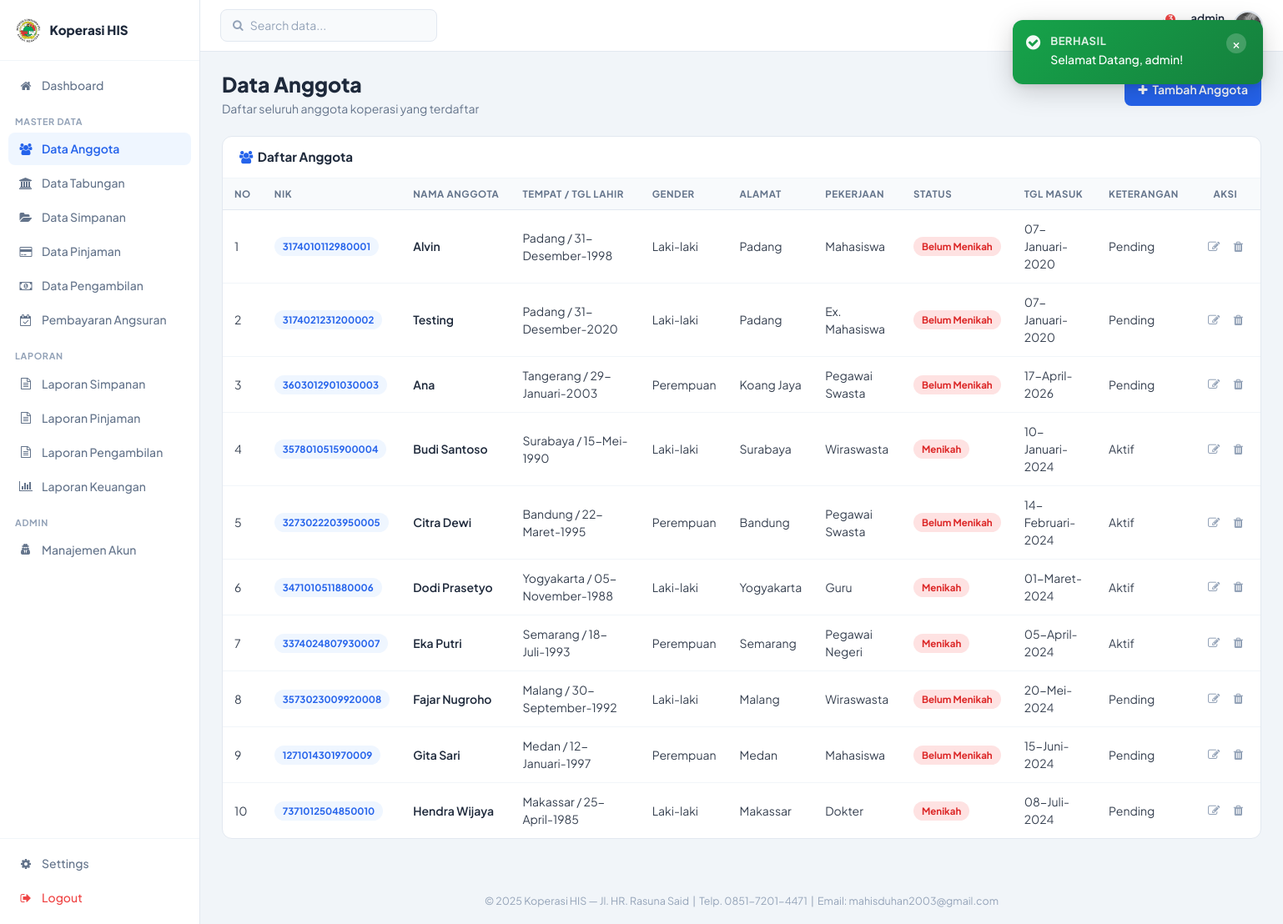
The app's page /admin/dataanggota.php (signed in) with its own data.
### tables this page shows
CREATE TABLE `tbl_anggota` (
  `id_anggota` varchar(6) NOT NULL,
  `nik` varchar(20) NOT NULL,
  `nama_anggota` varchar(30) NOT NULL,
  `tempat_lahir` varchar(20) NOT NULL,
  `tanggal_lahir` date NOT NULL,
  `gender` varchar(15) NOT NULL,
  `alamat` text NOT NULL,
  `pekerjaan` varchar(30) NOT NULL,
  `status` varchar(20) NOT NULL,
  `tanggal_masuk` date NOT NULL,
  `keterangan` varchar(10) NOT NULL
);

### admin/dataanggota.php (the view)
<?php
	include ("style/header.php");
	include ("style/sidebar.php");
	function tgl_indo($tanggal){
		$bulan = array(
			1 => 'Januari',
			'Februari',
			'Maret',
			'April',
			'Mei',
			'Juni',
			'Juli',
			'Agustus',
			'September',
			'Oktober',
			'November',
			'Desember',);
		$pecahkan = explode('-', $tanggal);
		return $pecahkan[2] . '-' . $bulan[(int)$pecahkan[1]] . '-' . $pecahkan[0];
	}
?>
<div class="sk-header-row">
  <div>
    <h1 class="sk-page-title">Data Anggota</h1>
    <p class="sk-page-subtitle">Daftar seluruh anggota koperasi yang terdaftar</p>
  </div>
  <div class="sk-page-actions">
    <a href="tambahanggota.php" class="sk-btn sk-btn-primary"><i class="fa fa-plus"></i> Tambah Anggota</a>
  </div>
</div>
<div class="sk-card">
  <div class="sk-card-header">
    <h5 class="sk-card-title"><i class="fa fa-users" style="color:#2563EB"></i>&nbsp; Daftar Anggota</h5>
  </div>
  <div class="sk-table-wrap">
    <table class="sk-table">
      <thead>
        <tr>
          <th>No</th>
          <th>NIK</th>
          <th>Nama Anggota</th>
          <th>Tempat / Tgl Lahir</th>
          <th>Gender</th>
          <th>Alamat</th>
          <th>Pekerjaan</th>
          <th>Status</th>
          <th>Tgl Masuk</th>
          <th>Keterangan</th>
          <th style="text-align:center;">Aksi</th>
        </tr>
      </thead>
      <tbody>
        <?php
        $no = 1;
        include ("../config/koneksi.php");
        $sql = mysqli_query($konek, "SELECT * FROM tbl_anggota");
        while ($data = mysqli_fetch_array($sql)){
        ?>
        <tr>
          <td><?php echo $no++; ?></td>
          <td><span class="sk-badge pokok"><?php echo $data['nik']; ?></span></td>
          <td>
            <div class="sk-member-name"><?php echo htmlspecialchars($data['nama_anggota']); ?></div>
          </td>
          <td><?php echo htmlspecialchars($data['tempat_lahir']); ?> / <?php echo tgl_indo($data['tanggal_lahir']); ?></td>
          <td><?php echo htmlspecialchars($data['gender']); ?></td>
          <td style="max-width:180px;"><?php echo htmlspecialchars($data['alamat']); ?></td>
          <td><?php echo htmlspecialchars($data['pekerjaan']); ?></td>
          <td>
            <?php
            $st = strtolower($data['status']);
            $cls = ($st==='aktif') ? 'aktif' : 'non-aktif';
            echo '<span class="sk-badge '.$cls.'">'.htmlspecialchars($data['status']).'</span>';
            ?>
          </td>
          <td><?php echo tgl_indo($data['tanggal_masuk']); ?></td>
          <td><?php echo htmlspecialchars($data['keterangan']); ?></td>
          <td style="text-align:center;white-space:nowrap;">
            <a href="editanggota.php?kd=<?php echo $data['id_anggota']; ?>" class="sk-btn-icon-act" title="Edit"><i class="fa fa-edit"></i></a>
            <a href="hapusanggota.php?kd=<?php echo $data['id_anggota']; ?>" class="sk-btn-icon-act danger" title="Hapus" onclick="return confirm('Yakin hapus anggota ini?')"><i class="fa fa-trash"></i></a>
          </td>
        </tr>
        <?php } ?>
      </tbody>
    </table>
  </div>
</div>
<?php include ("style/footer.php"); ?>

### admin/style/header.php (shortened to what this page needs)
<!DOCTYPE html>
<html lang="id">
<head>
	<link rel="stylesheet" href="../assets/css/bootstrap.min.css">
	<link rel="stylesheet" href="../assets/font-awesome/css/font-awesome.min.css">
	<link rel="stylesheet" href="../assets/css/sekretaris-theme.css">
</head>

### admin/style/sidebar.php (shortened to what this page needs)
<?php
$cur = basename($_SERVER['PHP_SELF']);
function sk_nav($href, $icon, $label, $cur) {
    $active = ($cur === $href) ? ' active' : '';
    return '<a href="'.$href.'" class="sk-nav-item'.$active.'"><i class="fa '.$icon.'"></i> <span>'.$label.'</span></a>';
}
?>
<?php
include ("../config/koneksi.php");
$notif_pending  = mysqli_fetch_row(mysqli_query($konek,"SELECT COUNT(*) FROM tbl_anggota WHERE keterangan='Pending'"))[0] ?? 0;
$notif_pinjaman = mysqli_fetch_row(mysqli_query($konek,"SELECT COUNT(*) FROM tbl_pinjaman WHERE jumlah_pinjaman > 0"))[0] ?? 0;
$notif_baru     = mysqli_fetch_row(mysqli_query($konek,"SELECT COUNT(*) FROM tbl_anggota WHERE MONTH(tanggal_masuk)=MONTH(NOW()) AND YEAR(tanggal_masuk)=YEAR(NOW())"))[0] ?? 0;
$_ad_seen      = $_SESSION['ad_notif_seen'] ?? [];
$show_pending  = $notif_pending  > ($_ad_seen['pending']  ?? -1);
$show_baru     = $notif_baru     > ($_ad_seen['baru']     ?? -1);
$show_pinjaman = $notif_pinjaman > ($_ad_seen['pinjaman'] ?? -1);
$notif_count   = ($show_pending ? 1 : 0) + ($show_baru ? 1 : 0) + ($show_pinjaman ? 1 : 0);
mysqli_query($konek, "CREATE TABLE IF NOT EXISTS tbl_settings (setting_key VARCHAR(50) NOT NULL PRIMARY KEY, setting_value TEXT) ENGINE=InnoDB DEFAULT CHARSET=utf8mb4");
$_sk_def = ['nama_koperasi'=>'Koperasi HIS','alamat'=>'Jl. HR. Rasuna Said','telepon'=>'0851-7201-4471','email'=>'mahisduhan2003@gmail.com','deskripsi'=>'Sistem Informasi Manajemen Koperasi yang Modern, Transparan, dan Akuntabel. Kelola data anggota dan keuangan dengan lebih efisien.','logo_path'=>'','foto_hero'=>'','nama_pengurus'=>'Ibu Nurhasanah','foto_pengurus'=>'','quote_pengurus'=>'Kepuasan anggota adalah prioritas utama kami dalam melayani pemberdayaan ekonomi PKK.','wa_pengurus'=>'089981788858','syarat_anggota'=>"Kewarganegaraan INDONESIA asli.\nKeanggotaan bersifat perorangan dan bukan dalam bentuk badan hukum.\nBersedia membayar Simpanan Pokok dan Simpanan Wajib sesuai ketentuan yang ditetapkan.\nMenyetujui Anggaran Dasar, Anggaran Rumah Tangga dan ketentuan yang berlaku dalam Koperasi.", 'syarat_pinjaman'=>"Berstatus aktif sebagai Anggota Koperasi.\nMengisi Formulir Pinjaman secara lengkap.\nMenyerahkan Fotocopy KTP (Suami & Istri bagi yang sudah menikah).\nMenyerahkan Fotocopy KK, Rekening Listrik, Slip Gaji, dan dokumen Agunan.\nMelengkapi Pengajuan Pinjaman dengan Proposal Tujuan Penggunaan Dana.",'cta_judul'=>'Butuh Bantuan Administrasi?','cta_deskripsi'=>'Silakan hubungi tim pengurus atau buka modul data anggota untuk pengelolaan lebih lanjut.'];
foreach ($_sk_def as $_k => $_v) { $ek=mysqli_real_escape_string($konek,$_k); $ev=mysqli_real_escape_string($konek,$_v); mysqli_query($konek,"INSERT IGNORE INTO tbl_settings (setting_key,setting_value) VALUES ('$ek','$ev')"); }
$sk_settings = $_sk_def;
$_res = mysqli_query($konek, "SELECT setting_key, setting_value FROM tbl_settings");
while ($_r = mysqli_fetch_assoc($_res)) { $sk_settings[$_r['setting_key']] = $_r['setting_value']; }
?>
<body class="sk-body">
<div class="sk-wrap">
  <aside class="sk-sidebar">
    <div class="sk-sidebar-logo">
      <?php if (!empty($sk_settings['logo_path'])): ?>
      <img src="../<?php echo htmlspecialchars($sk_settings['logo_path']); ?>" alt="Logo" class="sk-sidebar-logo-img">
      <?php else: ?>
      <div class="sk-logo-icon">
        <svg viewBox="0 0 24 24"><path d="M12 2L2 7v10l10 5 10-5V7L12 2zm0 2.18L20 8v8l-8 4-8-4V8l8-3.82z"/></svg>
      </div>
      <?php endif; ?>
      <span class="sk-logo-text"><?php echo htmlspecialchars($sk_settings['nama_koperasi'] ?? 'Karya Sejahtera'); ?></span>
    </div>
    <nav class="sk-nav">
      <?php echo sk_nav('index.php','fa-home','Dashboard',$cur); ?>
      <div class="sk-nav-section">Master Data</div>
      <?php echo sk_nav('dataanggota.php','fa-users','Data Anggota',$cur); ?>
      <?php echo sk_nav('datatabungan.php','fa-bank','Data Tabungan',$cur); ?>
      <?php echo sk_nav('datasimpanan.php','fa-folder-open','Data Simpanan',$cur); ?>
      <?php echo sk_nav('datapinjaman.php','fa-credit-card','Data Pinjaman',$cur); ?>
      <?php echo sk_nav('datapengambilan.php','fa-money','Data Pengambilan',$cur); ?>
      <?php echo sk_nav('datapembayaran.php','fa-calendar-check-o','Pembayaran Angsuran',$cur); ?>
      <div class="sk-nav-section">Laporan</div>
      <?php echo sk_nav('laporansimpanan.php','fa-file-text-o','Laporan Simpanan',$cur); ?>
      <?php echo sk_nav('laporanpinjaman.php','fa-file-text-o','Laporan Pinjaman',$cur); ?>
      <?php echo sk_nav('laporanpengambilan.php','fa-file-text-o','Laporan Pengambilan',$cur); ?>
      <?php echo sk_nav('laporankeuangan.php','fa-bar-chart','Laporan Keuangan',$cur); ?>
      <div class="sk-nav-section">Admin</div>
      <?php echo sk_nav('manajemenakun.php','fa-user-secret','Manajemen Akun',$cur); ?>
    </nav>
    <div class="sk-sidebar-bottom">
      <a href="settings.php" class="sk-nav-item<?php echo ($cur==='settings.php')?' active':''; ?>"><i class="fa fa-cog"></i> <span>Settings</span></a>
      <a href="../logout.php" class="sk-nav-item sk-logout"><i class="fa fa-sign-out"></i> <span>Logout</span></a>
    </div>
  </aside>
  <div class="sk-main">
    <header class="sk-topbar">
      <div class="sk-topbar-search" id="searchWrap">
        <i class="fa fa-search"></i>
        <input type="text" placeholder="Search data..." id="searchInput" autocomplete="off">
      </div>
      <div class="sk-topbar-actions">
        <div class="sk-notif-wrap">
          <button class="sk-btn-icon" id="notifBtn">
            <i class="fa fa-bell-o"></i>
            <?php if ($notif_count > 0): ?>
            <span class="sk-notif-badge"><?php echo $notif_count; ?></span>
            <?php endif; ?>
          </button>
        </div>
        <div class="sk-user">
          <div class="sk-user-info">
            <span class="sk-user-name"><?php echo htmlspecialchars($_SESSION['username'] ?? 'Admin'); ?></span>
            <span class="sk-user-role">Admin</span>
          </div>
          <img src="../assets/dist/img/his.jpg" alt="Avatar" class="sk-avatar">
        </div>
      </div>
    </header>
    <div class="sk-content">
<?php if (!empty($_SESSION['flash'])): $f = $_SESSION['flash']; unset($_SESSION['flash']); ?>
<div id="flashToast" class="flash-toast flash-<?php echo htmlspecialchars($f['type']); ?>">
  <i class="flash-icon fa fa-<?php echo $f['type']==='success' ? 'check-circle' : 'exclamation-circle'; ?>"></i>
  <div class="flash-body">
    <span class="flash-title"><?php echo $f['type']==='success' ? 'Berhasil' : 'Gagal'; ?></span>
    <span class="flash-msg"><?php echo htmlspecialchars($f['msg']); ?></span>
  </div>
  <button class="flash-close" onclick="document.getElementById('flashToast').remove()">&times;</button>
</div>
<?php endif; ?>

### admin/style/footer.php (shortened to what this page needs)
    </div>
    <footer class="sk-footer">
      &copy; 2025 Koperasi HIS &mdash; Jl. HR. Rasuna Said &nbsp;|&nbsp; Telp. 0851-7201-4471 &nbsp;|&nbsp; Email: mahisduhan2003@gmail.com
    </footer>
  </div>
</div>
</body>
</html>

### records on screen
tbl_anggota: nik "3174010112980001", nama_anggota "Alvin", tempat_lahir "Padang", tanggal_lahir "31-Desember-1998", gender "Laki-laki", alamat "Padang", pekerjaan "Mahasiswa", status "Belum Menikah", tanggal_masuk "07-Januari-2020", keterangan "Pending"
tbl_anggota: nik "3174021231200002", nama_anggota "Testing", tempat_lahir "Padang", tanggal_lahir "31-Desember-2020", gender "Laki-laki", alamat "Padang", pekerjaan "Ex. Mahasiswa", status "Belum Menikah", tanggal_masuk "07-Januari-2020", keterangan "Pending"
tbl_anggota: nik "3603012901030003", nama_anggota "Ana", tempat_lahir "Tangerang", tanggal_lahir "29-Januari-2003", gender "Perempuan", alamat "Koang Jaya", pekerjaan "Pegawai Swasta", status "Belum Menikah", tanggal_masuk "17-April-2026", keterangan "Pending"
tbl_anggota: nik "3578010515900004", nama_anggota "Budi Santoso", tempat_lahir "Surabaya", tanggal_lahir "15-Mei-1990", gender "Laki-laki", alamat "Surabaya", pekerjaan "Wiraswasta", status "Menikah", tanggal_masuk "10-Januari-2024", keterangan "Aktif"
tbl_anggota: nik "3273022203950005", nama_anggota "Citra Dewi", tempat_lahir "Bandung", tanggal_lahir "22-Maret-1995", gender "Perempuan", alamat "Bandung", pekerjaan "Pegawai Swasta", status "Belum Menikah", tanggal_masuk "14-Februari-2024", keterangan "Aktif"
tbl_anggota: nik "3471010511880006", nama_anggota "Dodi Prasetyo", tempat_lahir "Yogyakarta", tanggal_lahir "05-November-1988", gender "Laki-laki", alamat "Yogyakarta", pekerjaan "Guru", status "Menikah", tanggal_masuk "01-Maret-2024", keterangan "Aktif"
tbl_anggota: nik "3374024807930007", nama_anggota "Eka Putri", tempat_lahir "Semarang", tanggal_lahir "18-Juli-1993", gender "Perempuan", alamat "Semarang", pekerjaan "Pegawai Negeri", status "Menikah", tanggal_masuk "05-April-2024", keterangan "Aktif"
tbl_anggota: nik "3573023009920008", nama_anggota "Fajar Nugroho", tempat_lahir "Malang", tanggal_lahir "30-September-1992", gender "Laki-laki", alamat "Malang", pekerjaan "Wiraswasta", status "Belum Menikah", tanggal_masuk "20-Mei-2024", keterangan "Pending"
tbl_anggota: nik "1271014301970009", nama_anggota "Gita Sari", tempat_lahir "Medan", tanggal_lahir "12-Januari-1997", gender "Perempuan", alamat "Medan", pekerjaan "Mahasiswa", status "Belum Menikah", tanggal_masuk "15-Juni-2024", keterangan "Pending"
tbl_anggota: nik "7371012504850010", nama_anggota "Hendra Wijaya", tempat_lahir "Makassar", tanggal_lahir "25-April-1985", gender "Laki-laki", alamat "Makassar", pekerjaan "Dokter", status "Menikah", tanggal_masuk "08-Juli-2024", keterangan "Pending"

### other values on screen
$sk_settings['nama_koperasi'] "Koperasi HIS"
$label "Dashboard Data Anggota Data Tabungan Data Simpanan Data Pinjaman Data Pengambilan Pembayaran Angsuran Laporan Simpanan Laporan Pinjaman Laporan Pengambilan Laporan Keuangan Manajemen Akun"
$notif_count "3"
$_SESSION['username'] "admin"
$f['msg'] "Selamat Datang, admin!"
